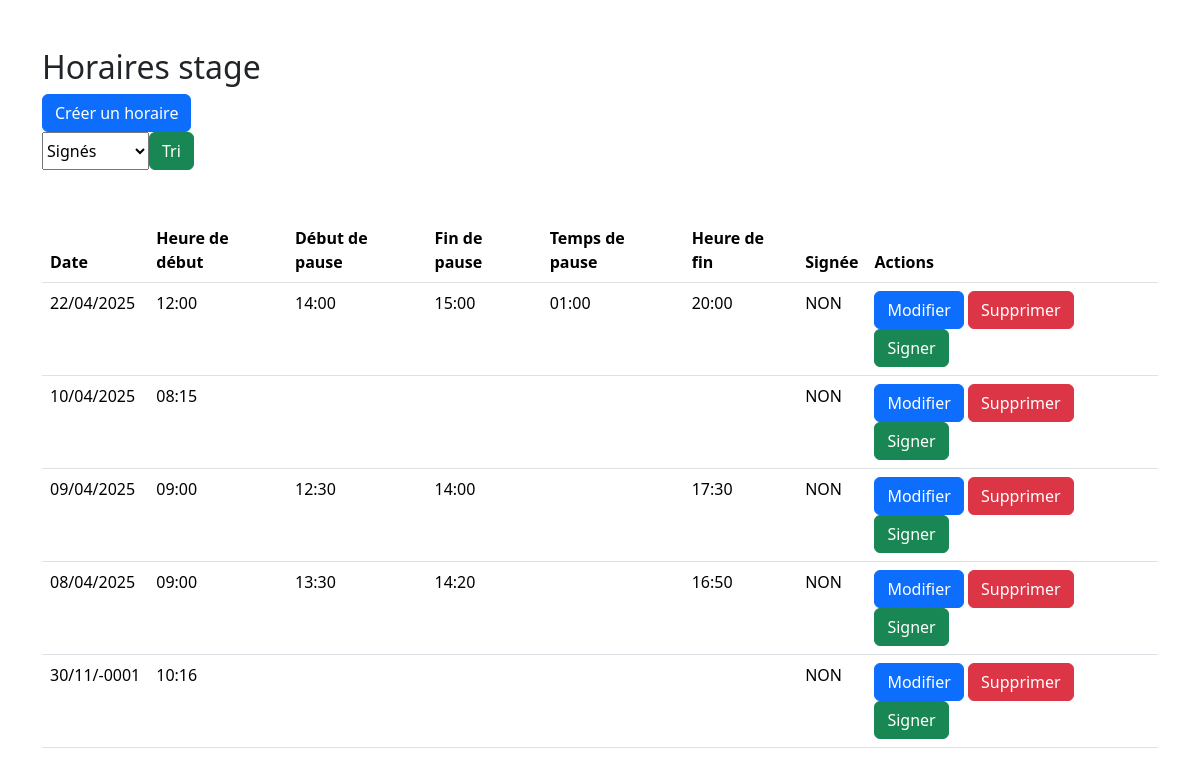
Before: / with the older database file.
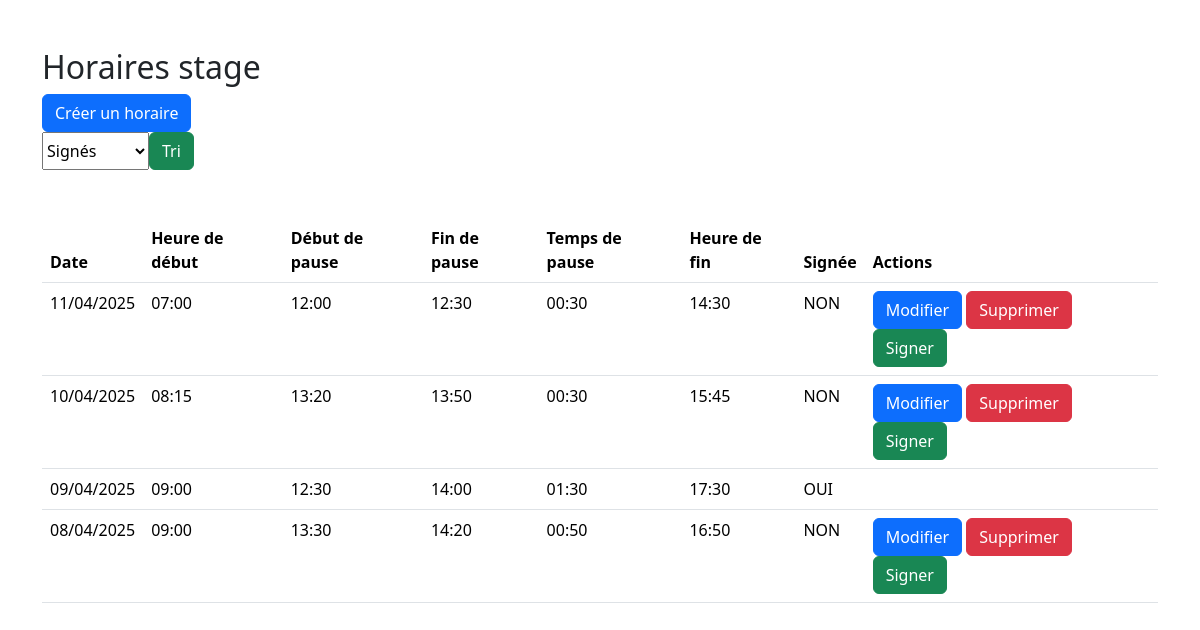
After: the same page with the newer database file.
### tables this page shows
CREATE TABLE `horaire` (
  `idHoraire` int(11) NOT NULL AUTO_INCREMENT,
  `dateHoraire` date NOT NULL,
  `heureDebut` time NOT NULL,
  `heureDebutPause` time NOT NULL,
  `heureFinPause` time NOT NULL,
  `tempsPause` time NOT NULL,
  `heureFin` time NOT NULL,
  `signature` tinyint(1) NOT NULL,
  PRIMARY KEY (`idHoraire`),
  UNIQUE KEY `dateHoraire` (`dateHoraire`)
);

### index.php (the view, shortened to what this page needs)
<!DOCTYPE html>
<html>
<head>
    <link href="https://cdn.jsdelivr.net/npm/bootstrap@5.3.5/dist/css/bootstrap.min.css" rel="stylesheet">
</head>
<body>
<div class="container my-5">
    <h2> Horaires stage </h2>
    <a class="btn btn-primary" href="createHoraire.php">Créer un horaire</a>
    <form class="d-flex" action="index.php" method="post">
        <select name="tri" id="tri">
            <option value="signature">Signés</option>
        </select>
        <input class="btn btn-success" type="submit" value="Tri">
    </form>
    <br>
    <br>
    <table class="table">
        <thead>
            <tr>
                <th>Date</th>
                <th>Heure de début</th>
                <th>Début de pause</th>
                <th>Fin de pause</th>
                <th>Temps de pause</th>
                <th>Heure de fin</th>
                <th>Signée </th>
                <th>Actions</th>
            </tr>
        </thead>
        <tbody>
            <?php
                include 'config.php';
                $sql = "CREATE DATABASE IF NOT EXISTS horairesstage";
                if($conn->query($sql) === TRUE){
                    $conn->select_db('horairesstage');
                }
                $sql = "SELECT * FROM horaire ORDER BY dateHoraire DESC";
                $result = $conn->query($sql);
                while($row = $result->fetch_assoc()){
                    $heureDebut = new DateTime($row['heureDebut']);
                    $heureDebutPause = new DateTime($row['heureDebutPause']);
                    $heureFinPause = new DateTime($row['heureFinPause']);
                    $tempsPause = new DateTime($row['tempsPause']);
                    $heureFin = new DateTime($row['heureFin']);
                    $dateHoraire = new DateTime($row['dateHoraire']);
                    if($heureDebutPause->format('H:i') == '00:00'){
                        $heureDebutPause = "";
                    }
                    if($heureFinPause->format('H:i') == '00:00'){
                        $heureFinPause = "";
                    }
                    if($tempsPause->format('H:i') == '00:00'){
                        $tempsPause = "";
                    }
                    if($heureFin->format('H:i') == '00:00'){
                        $heureFin = "";
                    }
                    echo "
                        <tr>
                            <td>".$dateHoraire->format('d/m/Y')."</td>
                    <td>".$heureDebut->format('H:i')."</td>";
                    if(!empty($heureDebutPause)){
                        echo "<td>".$heureDebutPause->format('H:i')."</td>";
                    }
                    else{
                        echo "<td></td>";
                    }
                    if(!empty($heureFinPause)){
                        echo "<td>".$heureFinPause->format('H:i')."</td>";
                    }
                    else{
                        echo "<td></td>";
                    }
                    if(!empty($tempsPause)){
                        echo "<td>".$tempsPause->format('H:i')."</td>";
                    }
                    else{
                        echo "<td></td>";
                    }
                    if(!empty($heureFin)){
                        echo "<td>".$heureFin->format('H:i')."</td>";
                    }
                    else{
                        echo "<td></td>";
                    }
                    if($row['signature'] == 1){
                        echo "<td>OUI</td>";
                        echo " <td></td>";
                    }
                    else{
                        echo "<td>NON</td>";
                        echo "
                    <td>
                        <form action='editHoraire.php' method='get' class='d-inline'>
                        <input type='hidden' name='idHoraire' value='".$row['idHoraire']."'>
                        <input type='submit' class='btn btn-primary' value='Modifier'>
                        </form>
                        <form action='deleteHoraire.php' method='post' class='d-inline delete-form'>
                        <input type='hidden' name='idHoraire' value='".$row['idHoraire']."'>
                        <input type='submit' class='btn btn-danger' value='Supprimer'>
                        </form>
                        <form action='signHoraire.php' method='post' class='d-inline sign-form'>
                        <input type='hidden' name='idHoraire' value='".$row['idHoraire']."'>
                        <input type='submit' class='btn btn-success' value='Signer'>
                        </form>
                    </td>";
                    }
                    echo "</tr>";
                }
            ?>
        </tbody>
    </table>
</div>

Changed rows visible on the page:
removed horaire: dateHoraire "22/04/2025", heureDebut "12:00", heureDebutPause "14:00", heureFinPause "15:00", tempsPause "01:00", heureFin "20:00"
removed horaire: dateHoraire "10/04/2025", heureDebut "08:15"
removed horaire: dateHoraire "09/04/2025", heureDebut "09:00", heureDebutPause "12:30", heureFinPause "14:00", heureFin "17:30"
removed horaire: dateHoraire "08/04/2025", heureDebut "09:00", heureDebutPause "13:30", heureFinPause "14:20", heureFin "16:50"
removed horaire: dateHoraire "30/11/-0001", heureDebut "10:16"
added horaire: dateHoraire "11/04/2025", heureDebut "07:00", heureDebutPause "12:00", heureFinPause "12:30", tempsPause "00:30", heureFin "14:30"
added horaire: dateHoraire "10/04/2025", heureDebut "08:15", heureDebutPause "13:20", heureFinPause "13:50", tempsPause "00:30", heureFin "15:45"
added horaire: dateHoraire "09/04/2025", heureDebut "09:00", heureDebutPause "12:30", heureFinPause "14:00", tempsPause "01:30", heureFin "17:30", signature "OUI"
added horaire: dateHoraire "08/04/2025", heureDebut "09:00", heureDebutPause "13:30", heureFinPause "14:20", tempsPause "00:50", heureFin "16:50"
